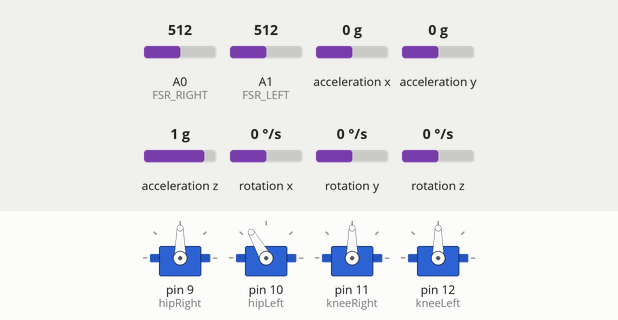
This sketch was run on a simulated Arduino Uno, built with avr-gcc and run on an emulated ATmega328P. On the bench: 4 × servo. The inputs (shaded band) are chosen by the test bench; at power-on: acceleration y 0 g, A0 (FSR_RIGHT) = 512, A1 (FSR_LEFT) = 512, acceleration x 0 g, acceleration z 1 g, rotation x 0 °/s, rotation y 0 °/s, rotation z 0 °/s. What the sketch prints to the serial monitor is not drawn.

Above: at 1.9 s.
2.0 s: acceleration y set to -1.4 g
At 2.5 s:
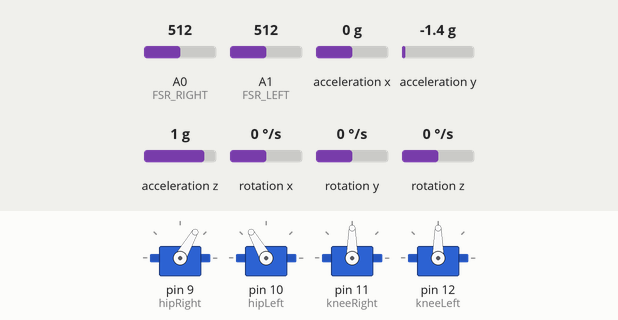
At 3.1 s:
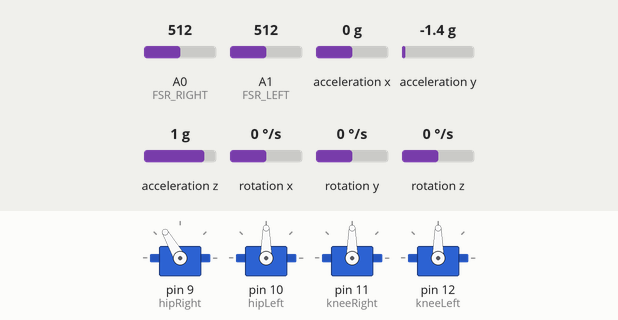
5.7 s: acceleration y set to 0.8 g
10.0 s: acceleration y set to -0.8 g
13.5 s: acceleration y set to 0 g
At 13.87 s:
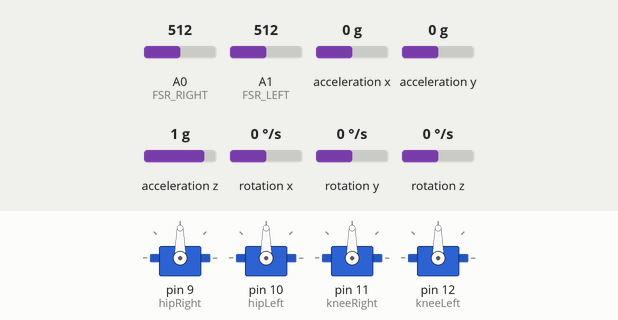
Timing chart, 0 to 18.0 s (numbered marks = the images above; inputs shaded):
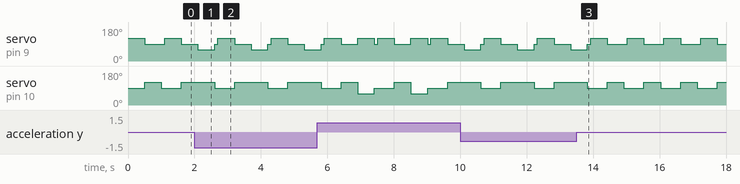

Measured:
- after the input at 2.0 s, servo on pin 10 (hipLeft): alternates 120° for 1.0 s and 90° for 0.60 s, starting after 0.61 s
- after the input at 13.5 s, servo on pin 10 (hipLeft): alternates 120° for 0.50 s and 90° for 0.60 s, starting after 1.4 s
- by itself, servo on pin 9 (hipRight): repeats every 1.1 s: 120° 0.50 s, 90° 0.60 s

The sketch:

ExoskeletonControl.ino
```cpp
#include <Servo.h>
#include <Wire.h>
#include <MPU6050.h>

// Create servo objects
Servo hipRight, hipLeft, kneeRight, kneeLeft;

// Define pins
#define FSR_RIGHT A0
#define FSR_LEFT A1

// Initialize MPU-6050
MPU6050 mpu;

// Thresholds
int fsrThreshold = 200;  // Adjust based on testing
int servoNeutral = 90;   // Neutral position
int servoForward = 120;  // Forward position
int servoBackward = 60;  // Backward position

void setup() {
  // Initialize serial communication
  Serial.begin(9600);

  // Attach servos to pins
  hipRight.attach(9);
  hipLeft.attach(10);
  kneeRight.attach(11);
  kneeLeft.attach(12);

  // Initialize MPU-6050
  Wire.begin();
  mpu.initialize();

  if (!mpu.testConnection()) {
    Serial.println("MPU6050 connection failed!");
    while (1);
  }
  Serial.println("MPU6050 connected successfully!");

  // Set servos to neutral
  hipRight.write(servoNeutral);
  hipLeft.write(servoNeutral);
  kneeRight.write(servoNeutral);
  kneeLeft.write(servoNeutral);
}

void loop() {
  // Read FSR values
  int fsrRight = analogRead(FSR_RIGHT);
  int fsrLeft = analogRead(FSR_LEFT);

  // Control servos based on FSR input
  if (fsrRight > fsrThreshold) {
    hipRight.write(servoForward);
    delay(500);  // Simulate step duration
    hipRight.write(servoNeutral);
  }

  if (fsrLeft > fsrThreshold) {
    hipLeft.write(servoForward);
    delay(500);  // Simulate step duration
    hipLeft.write(servoNeutral);
  }

  // Read MPU-6050 data for autonomous mode
  int16_t ax, ay, az;
  mpu.getAcceleration(&ax, &ay, &az);

  if (ay > 10000) {  // Forward tilt detected
    hipRight.write(servoForward);
    hipLeft.write(servoBackward);
    delay(500);  // Simulate step duration
    hipRight.write(servoNeutral);
    hipLeft.write(servoNeutral);
  } else if (ay < -10000) {  // Backward tilt detected
    hipRight.write(servoBackward);
    hipLeft.write(servoForward);
    delay(500);
    hipRight.write(servoNeutral);
    hipLeft.write(servoNeutral);
  }

  // Small delay to stabilize the loop
  delay(100);
}
```
